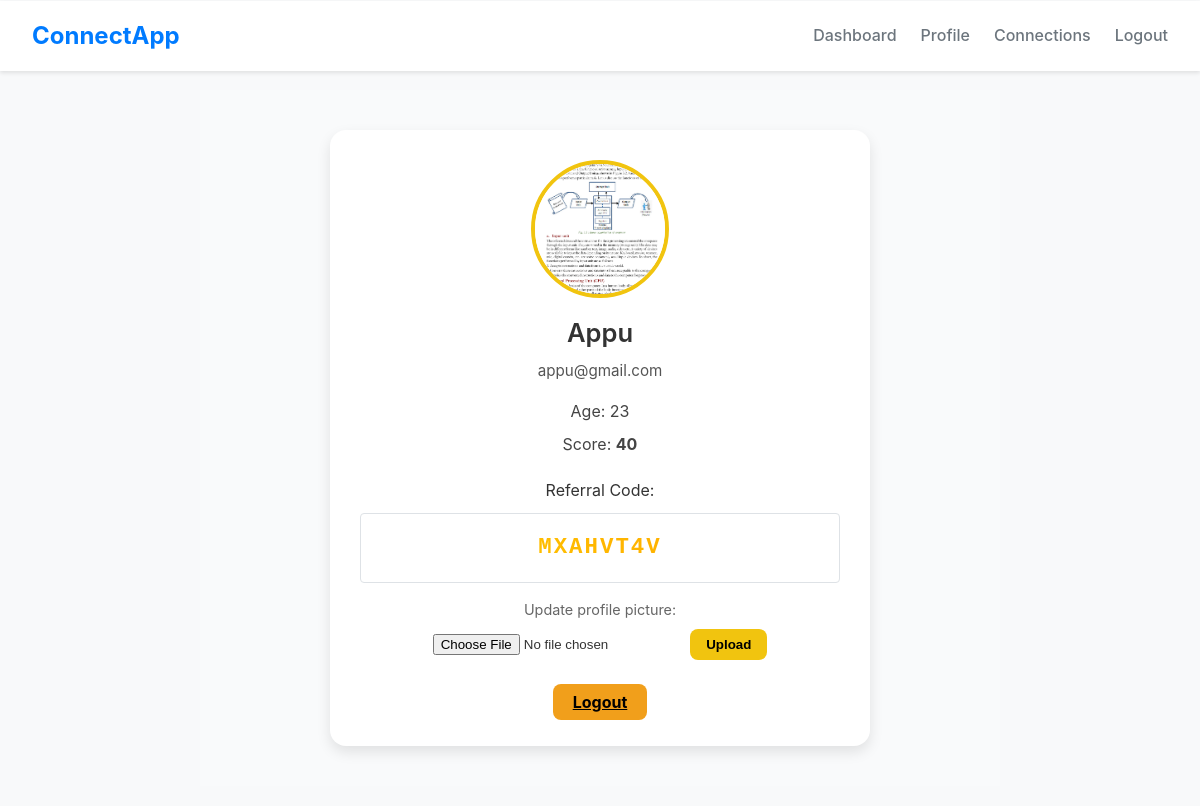
/profile (signed in), run on an earlier commit of the app's database.
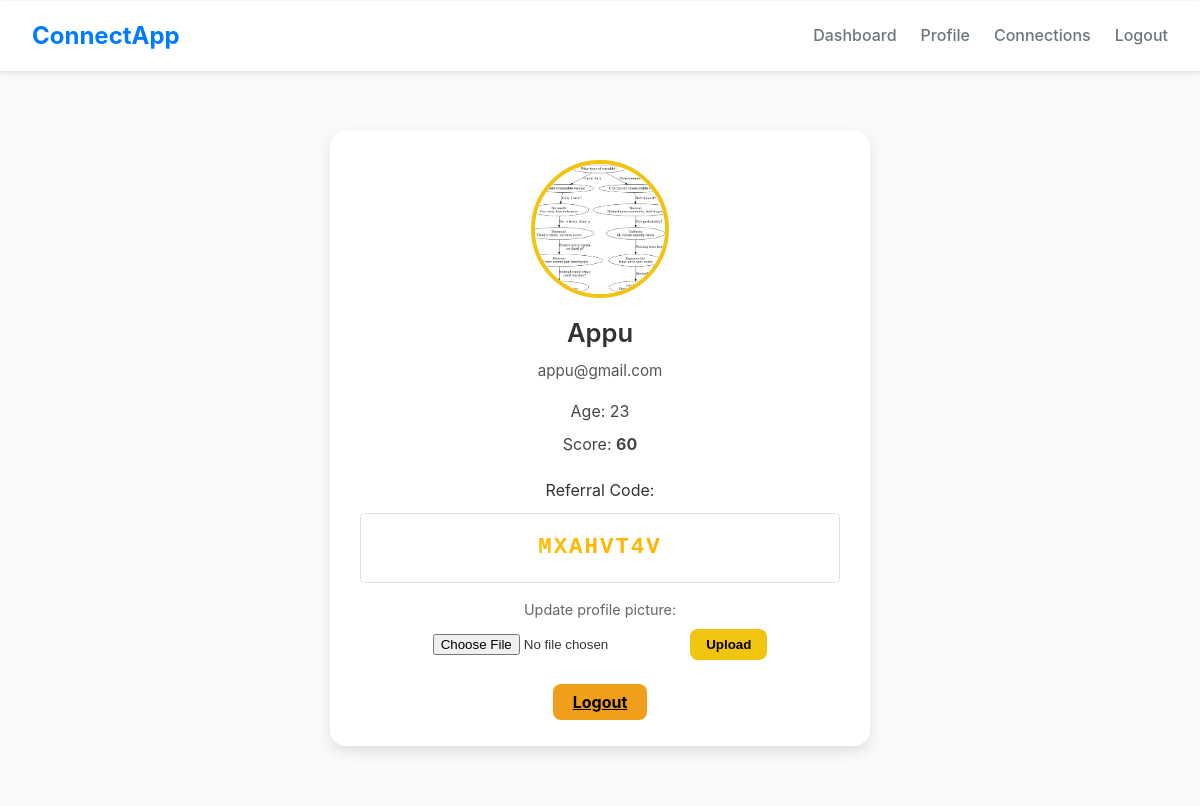
And on a later commit of the database.
### connectapp/models.py (models this page shows, shortened)
class User(UserMixin, db.Model):
    id = db.Column(db.Integer, primary_key=True)
    name = db.Column(db.String(100), nullable=False)
    age = db.Column(db.Integer, nullable=False)
    email = db.Column(db.String(100), unique=True, nullable=False)
    password_hash = db.Column(db.String(128))
    referral_code = db.Column(db.String(8), unique=True, nullable=False)
    profile_pic = db.Column(db.String(200), default='default.jpg')
    score = db.Column(db.Integer, default=0)
    tasks = db.relationship('DailyTask', backref='user', lazy=True)
    friends = db.relationship('User',
                             secondary=connections,
                             primaryjoin=(connections.c.user_id == id),
                             secondaryjoin=(connections.c.friend_id == id),
                             backref=db.backref('followers', lazy='dynamic'),
                             lazy='dynamic')

### connectapp/routes/profile_routes.py (the view, shortened to what this page needs)
@profile_bp.route('/profile', methods=['GET', 'POST'])
@login_required
def profile():
    return render_template('profile.html')

### connectapp/__init__.py (called while the page is built)
def create_app():
    project_root = os.path.abspath(os.path.join(os.path.dirname(__file__), '..'))
    app = Flask(
        __name__,
        template_folder=os.path.join(project_root, 'connectapp', 'templates'), # Explicitly set template folder path
        static_folder=os.path.join(project_root, 'static') # Explicitly set static folder path
    )
    app.config.from_object(Config)
    db.init_app(app)
    login_manager.init_app(app)
    @login_manager.user_loader
    def load_user(user_id):
        return User.query.get(int(user_id))
    with app.app_context():
        db.create_all()  # Create database tables
    app.register_blueprint(auth_bp, url_prefix='/')
    app.register_blueprint(dashboard_bp, url_prefix='/')
    app.register_blueprint(profile_bp, url_prefix='/')
    return app

### connectapp/templates/profile.html (shortened to what this page needs)
{% extends 'base.html' %}
{% block content %}
<div class="profile-container">
  <div class="profile-card">
    <div class="profile-header">
      <img class="profile-img" src="{{ url_for('static', filename='profile_pics/' ~ current_user.profile_pic) }}" alt="Profile picture">
      <div class="profile-name">{{ current_user.name }}</div>
      <div class="profile-email">{{ current_user.email }}</div>
    </div>
    <div class="profile-info">
      <p>Age: {{ current_user.age }}</p>
      <p>Score: <b>{{ current_user.score }}</b></p>
      <div class="referral-section">
        <div>Referral Code:</div>
        <div class="referral-code">{{ current_user.referral_code }}</div>
      </div>
    </div>
    <form class="upload-form" action="" method="POST" enctype="multipart/form-data">
      <label class="upload-label">Update profile picture:</label>
      <input type="file" name="profile_pic" accept="image/*">
      <button class="upload-btn" type="submit">Upload</button>
    </form>
    <a class="logout-btn" href="{{ url_for('auth.logout') }}">Logout</a>
  </div>
</div>
{% endblock %}

### connectapp/templates/base.html (shortened to what this page needs)
<!DOCTYPE html>
<html lang="en">
<head>
    <link rel="stylesheet" href="{{ url_for('static', filename='css/style.css') }}">
</head>
<body>
    <nav>
        <a class="brand" href="/">ConnectApp</a>
        <ul>
        {% if current_user.is_authenticated %}
            <li><a href="{{ url_for('dashboard.dashboard') }}">Dashboard</a></li>
            <li><a href="{{ url_for('profile.profile') }}">Profile</a></li>
            <li><a href="{{ url_for('profile.connections') }}">Connections</a></li>
            <li><a href="{{ url_for('auth.logout') }}">Logout</a></li>
        {% else %}
            <li><a href="{{ url_for('auth.login') }}">Login</a></li>
            <li><a href="{{ url_for('auth.register') }}">Register</a></li>
        {% endif %}
        </ul>
    </nav>
    <div class="container">
        {% block content %}{% endblock %}
    </div>
</body>
</html>

### static/css/style.css (style rules this page uses)
:root { --primary-color: #007bff; --secondary-color: #6c757d; --background-color: #f8f9fa; --card-bg-color: #ffffff; --text-color: #333; --border-color: #dee2e6; --success-color: #28a745; --error-color: #dc3545; --warning-color: #ffc107; --info-color: #17a2b8; --timer-color: rgba(255, 0, 0, 0.721); }
body { font-family: -apple-system, BlinkMacSystemFont, 'Segoe UI', Roboto, 'Helvetica Neue', Arial, sans-serif; margin: 0; background-color: var(--background-color); color: var(--text-color); line-height: 1.6; }
.container { max-width: 800px; margin: 20px auto; padding: 0 20px; }
nav { background-color: var(--card-bg-color); box-shadow: 0 2px 4px rgba(0, 0, 0, 0.1); padding: 1rem 2rem; display: flex; justify-content: space-between; align-items: center; z-index: 10; }
nav .brand { font-size: 1.5rem; font-weight: bold; color: var(--primary-color); text-decoration: none; }
nav ul { list-style: none; margin: 0; padding: 0; display: flex; gap: 1.5rem; }
nav a { text-decoration: none; color: var(--secondary-color); font-weight: 500; transition: color 0.2s; }
.profile-card .referral-code { background-color: #e9ecef; border: 1px solid var(--border-color); padding: 1rem; text-align: center; font-size: 1.5 rem; font-weight: bold; letter-spacing: 2px; border-radius: 4px; font-family: 'Courier New', Courier, monospace; }
.profile-container { display: flex; justify-content: center; padding: 40px 20px; background: #f9fafb; }
.profile-card { background: #fff; border-radius: 16px; box-shadow: 0 6px 14px rgba(0, 0, 0, 0.1); width: 100%; max-width: 480px; padding: 30px; text-align: center; }
.profile-header { display: flex; flex-direction: column; align-items: center; margin-bottom: 15px; }
.profile-img { width: 130px; height: 130px; border-radius: 50%; object-fit: cover; border: 4px solid #f1c40f; margin-bottom: 10px; }
.profile-name { font-size: 1.6rem; margin: 5px 0; color: #333; font-weight: 600; }
.profile-email { font-size: 0.95rem; color: #555; }
.upload-form { margin: 15px 0 25px; }
.upload-label { display: block; font-size: 0.9rem; margin-bottom: 8px; color: #666; }
input[type="file"] { margin-bottom: 10px; }
.upload-btn { background-color: #f1c40f; color: #000; padding: 8px 16px; border: none; border-radius: 8px; font-weight: bold; cursor: pointer; transition: all 0.3s ease; }
.logout-btn { background-color: #f19a0ff2; color: #000; padding: 8px 20px; border: none; border-radius: 8px; font-weight: bold; cursor: pointer; transition: all 0.3s ease; direction: none; }
.profile-info p { font-size: 1rem; color: #444; margin: 8px 0; }
.referral-section { margin-top: 20px; }
.referral-code { background: linear-gradient(45deg, #FFD700, #FFB700, #FFA500); background-clip: text; -webkit-background-clip: text; -webkit-text-fill-color: transparent; font-weight: 700; font-size: 1.4rem; letter-spacing: 1px; margin: 10px 0; }
nav { position: sticky; top: 1px; bottom: 0; }

What changed in the data, as far as the page shows it:
changed User "Appu": profile_pic: a different picture; score "40" → "60"
